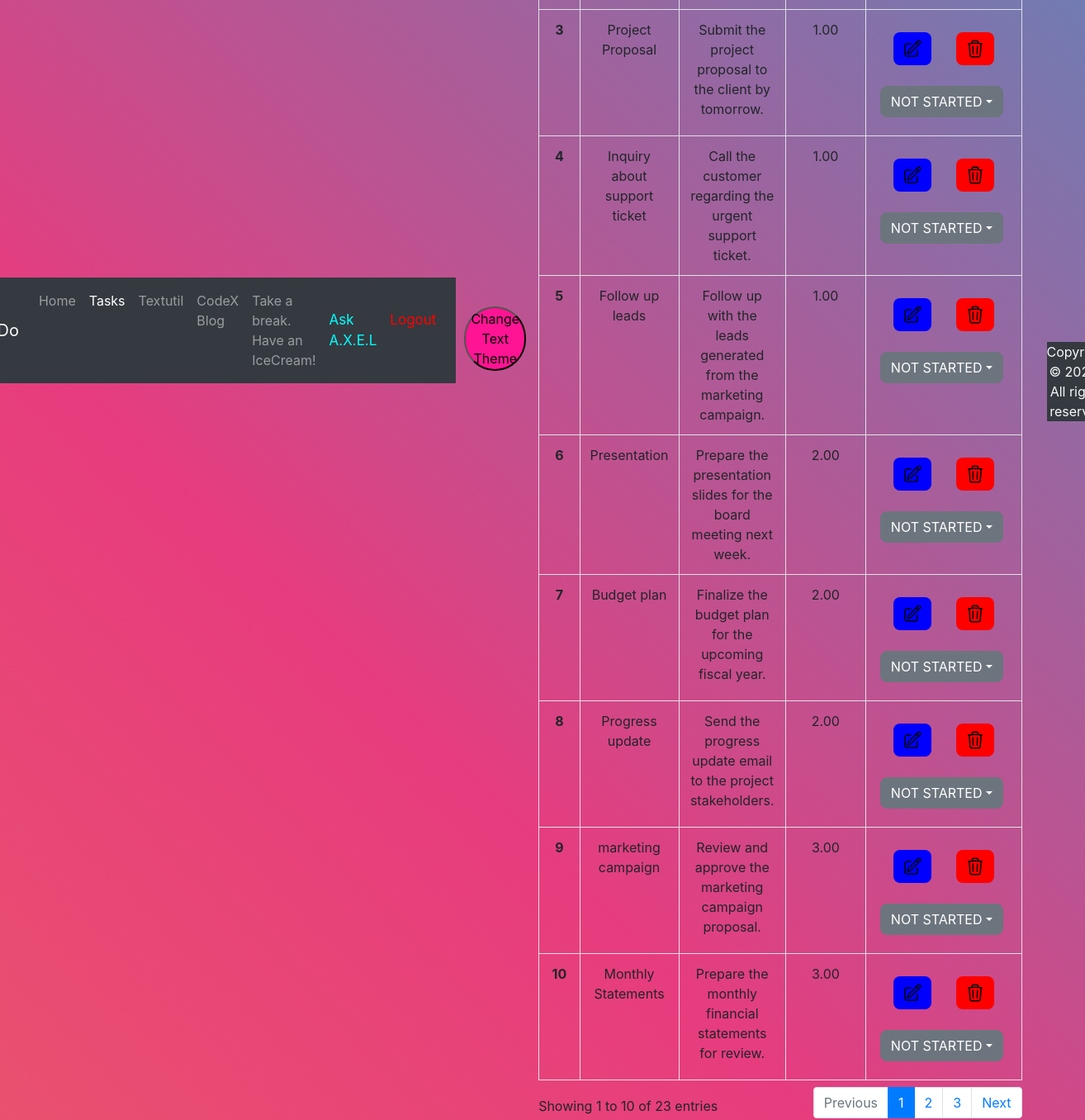
Before: /home/tasks (signed in) with the older database file.
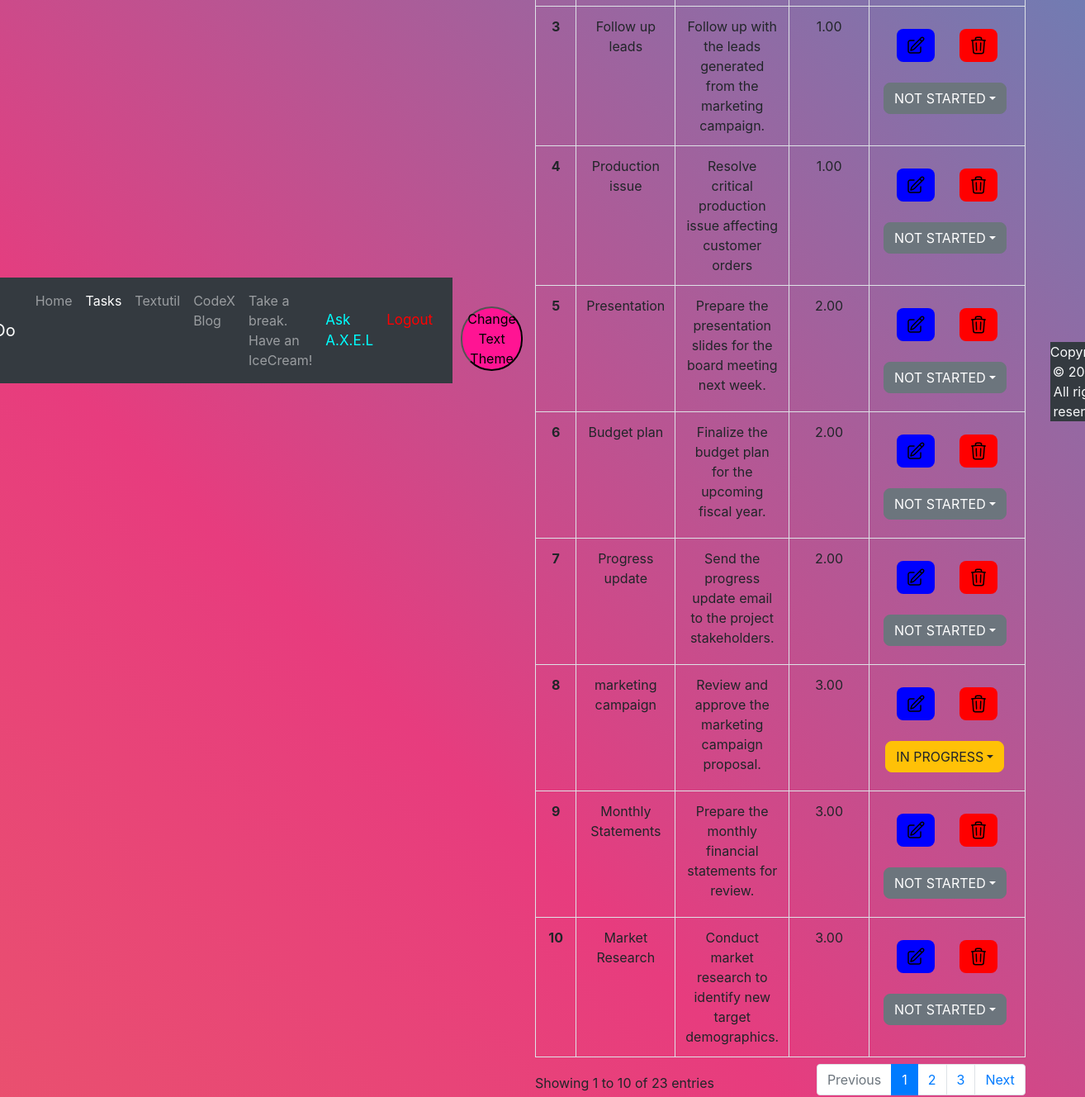
After: the same page with the newer database file.
### home/models.py (models this page shows, shortened)
class Task(models.Model):
    taskId = models.AutoField(primary_key=True)
    taskTitle = models.CharField(max_length=30, blank=True, null=True)
    taskDesc = models.TextField(blank=True, null=True)
    time = models.DateTimeField(auto_now_add=True)
    taskStatus = models.IntegerField(default=0)
    userName = models.CharField(max_length=100)
    eMail = models.EmailField(max_length=100)
    taskPriority = models.DecimalField(max_digits=5, decimal_places=2)

### home/views.py (the view)
# urls.py: path('home/tasks', views.tasks, name='tasks'),
def tasks(request):      # This will update and render the Task page
    if request.user.is_authenticated:
        context = {'deleted_success':False, 'updated_success':False}
        if request.method == "POST":
            deleteId = request.POST.get('deleteTaskId')
            updateId = request.POST.get('updateTask')
            if deleteId:
                Task.objects.filter(taskId=deleteId).delete()
                context['deleted_success']=True
            if updateId:
                newTitle = request.POST.get('newTitle')
                newDesc = request.POST.get('newDesc')
                context['updated_success']=True
                if not newTitle and not newDesc:
                    Task.objects.filter(taskId=updateId).update(taskTitle=None, taskDesc=None)
                elif newTitle and not newDesc:
                    Task.objects.filter(taskId=updateId).update(taskTitle=newTitle, taskDesc=None)
                elif not newTitle and newDesc:
                    Task.objects.filter(taskId=updateId).update(taskTitle=None, taskDesc=newDesc)
                else:
                    Task.objects.filter(taskId=updateId).update(taskTitle=newTitle, taskDesc=newDesc)
        else:
            if request.GET.get('Id') is not None:
                if request.GET.get('status') == '1':
                    Task.objects.filter(taskId=request.GET.get('Id')).update(taskStatus=1)  # Here I am updating the task status(completed, not started, in progress)
                elif request.GET.get('status') == '2':
                    Task.objects.filter(taskId=request.GET.get('Id')).update(taskStatus=2)
                else:
                    Task.objects.filter(taskId=request.GET.get('Id')).update(taskStatus=0)
        allTasks = Task.objects.filter(userName__exact=str(request.user)).order_by('taskPriority')
        context['tasks']=allTasks
        return render(request, 'tasks.html', context)
    else:
        return HttpResponse('404 - Not Found')

### templates/tasks.html (shortened to what this page needs)
<!doctype html>
<html lang="en">
<head>
  <link rel="stylesheet" href="https://cdn.jsdelivr.net/npm/bootstrap@4.1.3/dist/css/bootstrap.min.css"
>
  <link rel="stylesheet" href="https://cdn.datatables.net/1.13.4/css/dataTables.bootstrap4.min.css">
</head>
<body>
  <nav class="navbar navbar-expand-lg navbar-dark bg-dark">
    <a class="navbar-brand" href="/home">ToDo</a>
    <div class="collapse navbar-collapse" id="navbarSupportedContent">
      <ul class="navbar-nav mr-auto">
        <li class="nav-item">
          <a class="nav-link" href="/home">Home <span class="sr-only">(current)</span></a>
        </li>
        <li class="nav-item active">
          <a class="nav-link" href="/home/tasks">Tasks</a>
        </li>
        <li class="nav-item">
          <a class="nav-link" href="/home/textutil">Textutil</a>
        </li>
        <li class="nav-item">
          <a class="nav-link" href="/home/CodeX">CodeX Blog</a>
        </li>
        <li class="nav-item">
          <a class="nav-link" href="/home/IcecreamHome">Take a break. Have an IceCream!</a>
        </li>
      </ul>
      <ul class="navbar-nav ml-auto">
        <li class="nav-item">
          <a class="nav-link" style="color: #00FFFF !important; font-size: 17px;" href="/home/askAxel">Ask A.X.E.L</a>
        </li>
        <li class="nav-item">
          <a class="nav-link" style="color: red !important; font-size: 17px;" href="/logout">Logout</a>
        </li>
      </ul>
    </div>
  </nav>
  <button id="themeButton"
    style="margin-top: 20px; margin-left: 10px; border-radius: 50px; background-color: #FF1493;">Change Text
    Theme</button>
  <div class="container my-3">
    <table class="table table-bordered" id="table" style="text-align: center;">
      <tbody>
        {% for task in tasks %}
        <tr>
          <th scope="row">{{forloop.counter}}</th>
          <td>{{ task.taskTitle }}</td>
          <td>{{ task.taskDesc }}</td>
          <td>{{ task.taskPriority }}</td>
          <td class="task-cell">
            <div style='display: flex; gap: 10px; justify-content: center;'>
              <form action="/home/tasks/UpdateTask" method="POST">
                <button class="btn"
                  style="background-color: blue; font-size: 10px; padding: 2px 5px; border-radius: 8px;" type="submit">
                </button>
              </form>
              <form action="/home/tasks" method="POST">
                <button class="btn _delete_1cu1f_81" type="submit"
                  style="background-color: red; font-size: 10px; padding: 2px 5px; border-radius: 8px;">
                </button>
              </form>
            </div>
            {% if task.taskStatus == 0 %}
            <div class="btn-group">
              <button type="button" class="btn btn-secondary dropdown-toggle" data-toggle="dropdown"
                aria-haspopup="true" style="border-radius: 8px;" aria-expanded="false">NOT STARTED</button>
            </div>
            {% elif task.taskStatus == 1 %}
            <div class="btn-group">
              <button type="button" class="btn btn-warning dropdown-toggle" data-toggle="dropdown"
                style="border-radius: 8px;" aria-haspopup="true" aria-expanded="false">IN PROGRESS</button>
            </div>
            {% endif %}
          </td>
        </tr>
        {% endfor %}
      </tbody>
    </table>
  </div>
  <footer class="container py-4" style="display: flex; justify-content: center; margin-top: 140px;">
    <p class="text-center bg-dark text-light">
      Copyright &copy; 2023 | All rights reserved
    </p>
  </footer>
</body>
</html>

### templates/tasks.html (style rules this page uses)
.task-cell * { margin: 5px; }

Changed rows visible on the page:
no longer on this page (row edited): Task: taskTitle "Project Proposal", taskDesc "Submit the project proposal to the client by tomorrow.", taskPriority "1.00"
no longer on this page (row edited): Task: taskTitle "Inquiry about support ticket", taskDesc "Call the customer regarding the urgent support ticket.", taskPriority "1.00"
added Task: taskTitle "Production issue", taskDesc "Resolve critical production issue affecting customer orders", taskPriority "1.00"
changed Task "marketing campaign": taskStatus "NOT STARTED" → "IN PROGRESS"
now on this page (row unchanged): Task: taskTitle "Market Research", taskDesc "Conduct market research to identify new target demographics.", taskPriority "3.00"
